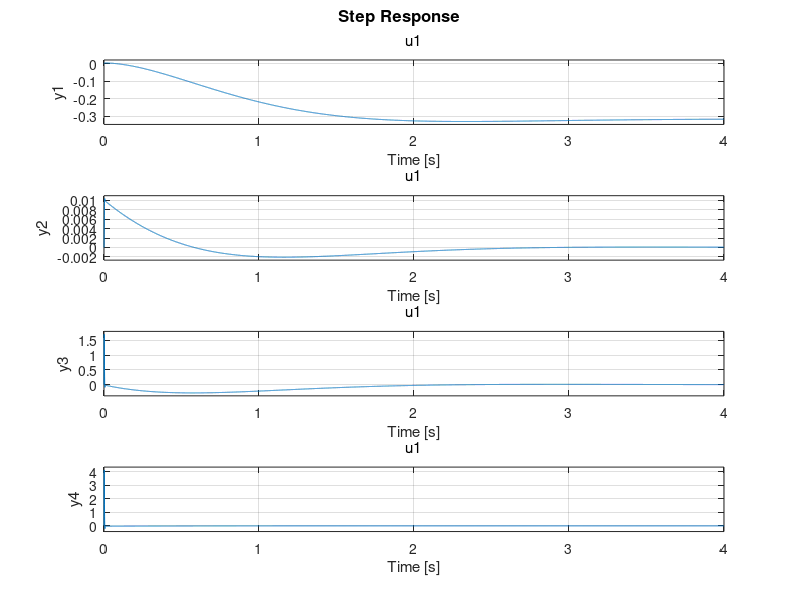

Reproduce this figure in MATLAB.
clear;close all;clc;
% parameters
g=9.8;
l1=0.085;
l2=0.105/2; # Centre of mass of rod = length / 2
m1=17/1000; m2=17/1000;
R = 12; Km = 0.3;

% A matrix
A32 = 36.0*g*m2/(l1*(16.0*m1 + 12.0*m2));
A33 = -48.0*Km^2/(R*l1^2*(16.0*m1 + 12.0*m2));
A42 = g*(12.0*m1 + 36.0*m2)/(l2*(8.0*m1 + 6.0*m2));
A43 = -36.0*Km^2/(R*l1*l2*(8.0*m1 + 6.0*m2))
A = [0 0 1 0; 0 0 0 1; 0 A32 A33 0; 0 A42 A43 0];

% B matrix
B3 = 48.0*Km/(16.0*R*l1^2*m1 + 12.0*R*l1^2*m2);
B4 = 36.0*Km/(8.0*R*l1*l2*m1 + 6.0*R*l1*l2*m2);
B = [0; 0; B3; B4];

% C matrix
C = eye(4, 4);

% D matrix
D = 0;

% LQR
Q = diag([1 1000 0 0]);
R = 0.001;
[K, S, EIG] = lqr(A, B, Q, R);
display(K);
display(EIG);
display(S);


% system simulation
sys = ss(A,B,C,D);
sys_feedback = feedback(sys, K);
SP = 10
step(SP * sys_feedback)